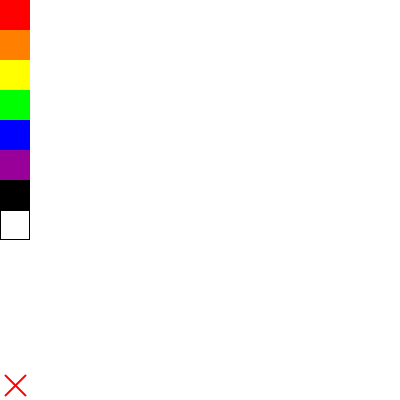
Frame 1 (no input)
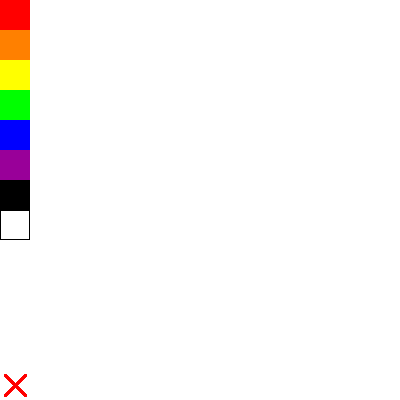
Frame 60 (the mouse pressed at the canvas centre just before this capture)
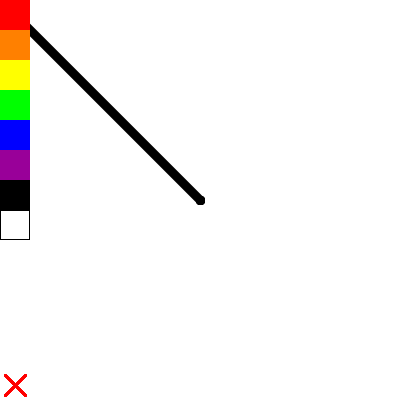
Frame 120 (the mouse held since frame 60 and released just before this capture)

The Processing sketch that drew these frames (run headless with seeded random() and noise(); from frame 60 on, the mouse is pressed at the canvas centre):

// Processing sketch: processing_161587
// ── processing_161587.pde

//float ppmouseX=pmouseX
//float ppmouseY=pmouseY

int toolred=0;
int toolgreen=0;
int toolblue=0;

void setup() {
  size(400, 400);
  background(255);
  frameRate(240);
}

void draw(){
  noStroke();
  
  //red
  fill(255,0,0);
  rect(0,0,30,30);
  //orange
  fill(255,128,0);
  rect(0,30,30,30);
  //yellow
  fill(255,255,0);
  rect(0,60,30,30);
  //green
  fill(0,255,0);
  rect(0,90,30,30);
  //blue
  fill(0,0,255);
  rect(0,120,30,30);
  //purple
  fill(153,0,153);
  rect(0,150,30,30);
  //black
  fill(0,0,0);
  rect(0,180,30,30);
  //white
  stroke(0);
  strokeWeight(1);
  fill(255,255,255);
  rect(0,210,29,29);
  
  //erase
  stroke(255,0,0);
  strokeWeight(2);
  line(5,395,25,375);
  line(25,395,5,375);
  
  if(mousePressed){
    if((mouseX<30) && ((mouseY<210)||(mouseY>370))){
      noFill();
      noStroke();
    } else {
    fill(toolred,toolgreen,toolblue);
    stroke(toolred,toolgreen,toolblue);
    strokeWeight(7);
    point(mouseX,mouseY);
    strokeWeight(9);
    line(mouseX,mouseY,pmouseX,pmouseY);
  }
  }
}

void mouseClicked(){
  if ((mouseX<30) && (mouseY<30)){ //red
    toolred=255;
    toolgreen=0;
    toolblue=0;
  }
  if ((mouseX<30) && (30<mouseY) && (mouseY<60)){ //orange
    toolred=255;
    toolgreen=128;
    toolblue=0;
  }
  if ((mouseX<30) && (60<mouseY) && (mouseY<90)){ //yellow
    toolred=255;
    toolgreen=255;
    toolblue=0;
  }
  if ((mouseX<30) && (90<mouseY) && (mouseY<120)){ //green
    toolred=0;
    toolgreen=255;
    toolblue=0;
  }
  if ((mouseX<30) && (120<mouseY) && (mouseY<150)){ //blue
    toolred=0;
    toolgreen=0;
    toolblue=255;
  }
  if ((mouseX<30) && (150<mouseY) && (mouseY<180)){ //purple
    toolred=153;
    toolgreen=0;
    toolblue=153;
  }
  if ((mouseX<30) && (180<mouseY) && (mouseY<210)){ //black
    toolred=0;
    toolgreen=0;
    toolblue=0;
  }
  if ((mouseX<30) && (210<mouseY) && (mouseY<230)){ //white
    toolred=255;
    toolgreen=255;
    toolblue=255;
  }
  if ((mouseX<30) && (370<mouseY) && (mouseY<400)){ //erase
    background(255);
  }
}
 
 void keyPressed(){
   if(key=='s'){
      saveImage();
 }
}
    
 void saveImage() {
  String fileName = timeStamp()+".tiff";
  PImage imageSave = get(0,0,width,height);
  imageSave.save(fileName);
}
 
String timeStamp() {
 String timestamp = year()+"_"+month()+"_"+day()+"_"+minute()+"_"+second()+"_"+millis();
 return timestamp;
}
  
